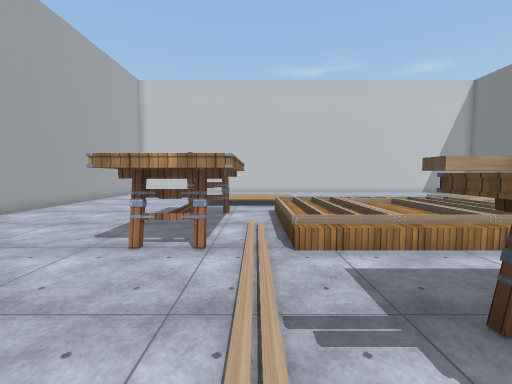
View 1 (above)

18 first-person views from a walk through a scene from a Unity 3-D project. The camera is 1.5 m above the floor, tilts 4° down and sees 90° across. The floor is counted in squares, 0.9 m on a side. Each view is taken from the middle of a square. On the plan, view 1 faces up. The plan holds only what a view shows up to about 14 squares ahead; the rest is blank. The player character is not drawn. Some surface patterns are stand-ins.

View 2
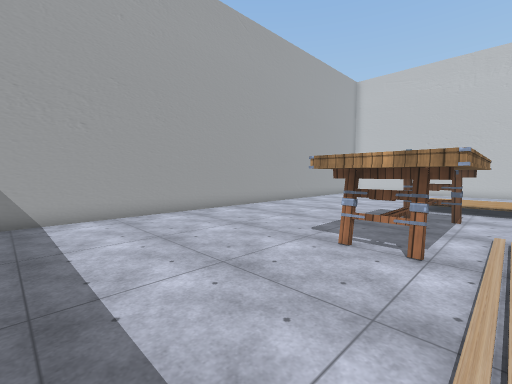

View 3
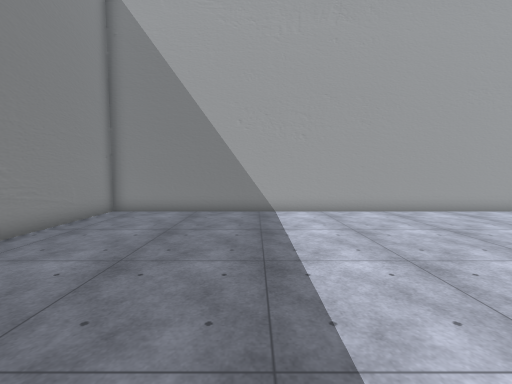

View 4
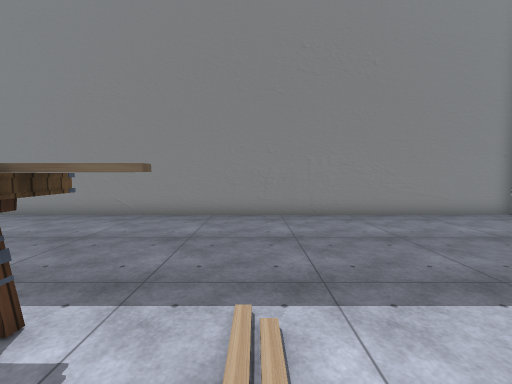

View 5
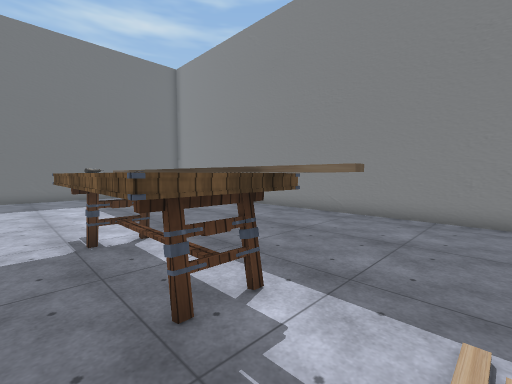

View 6
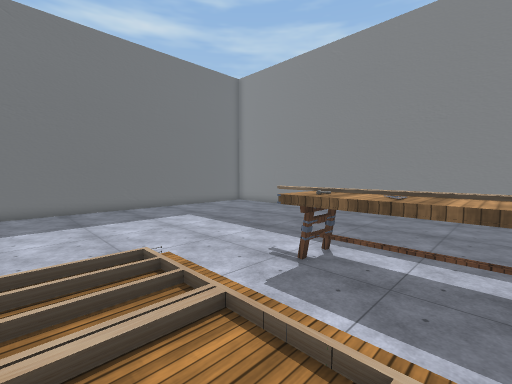

View 7
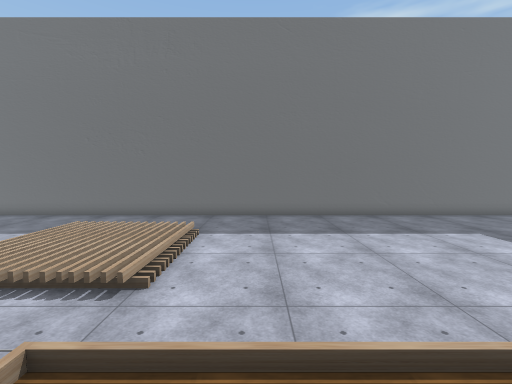

View 8
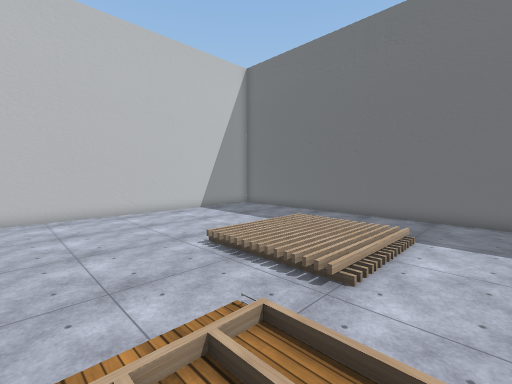

View 9
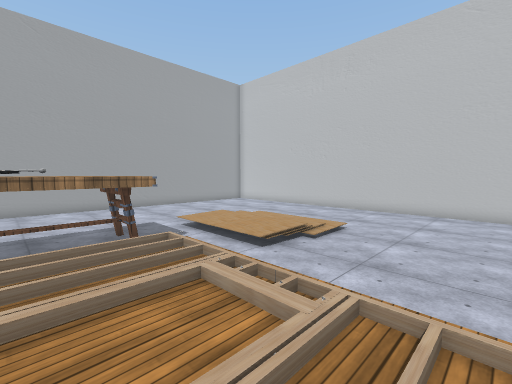

View 10
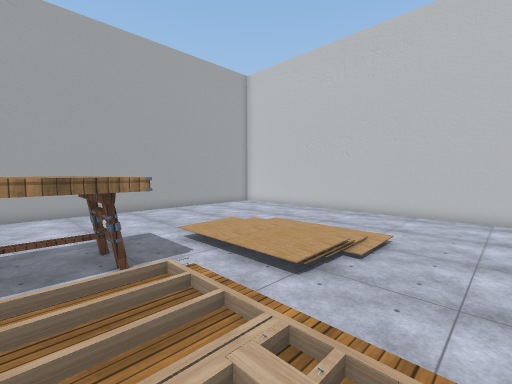

View 11
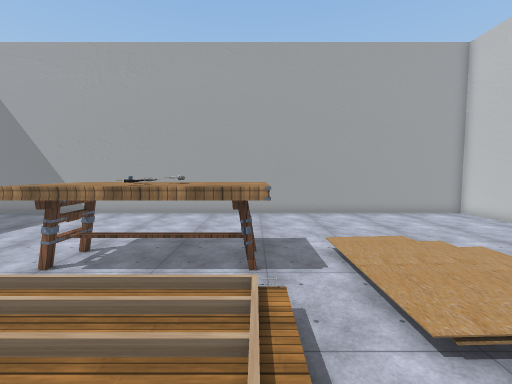

View 12
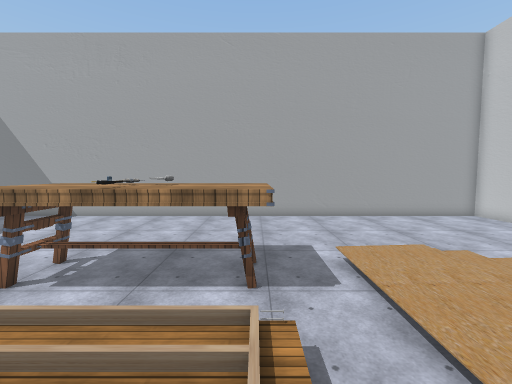

View 13
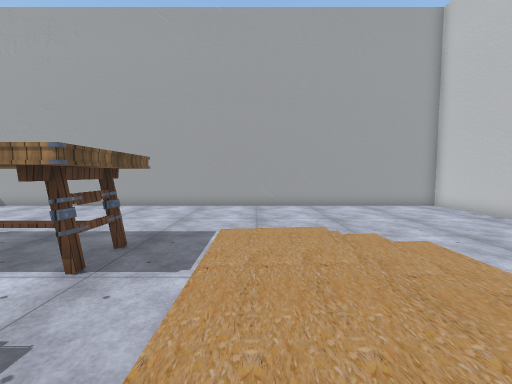

View 14
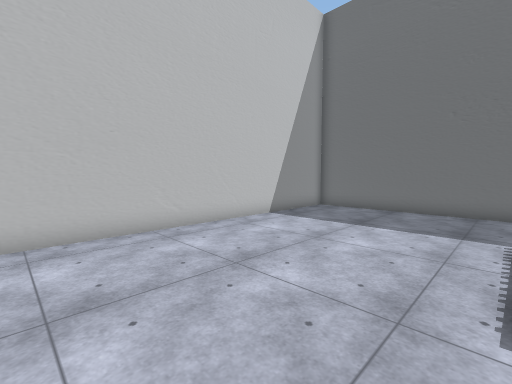

View 15
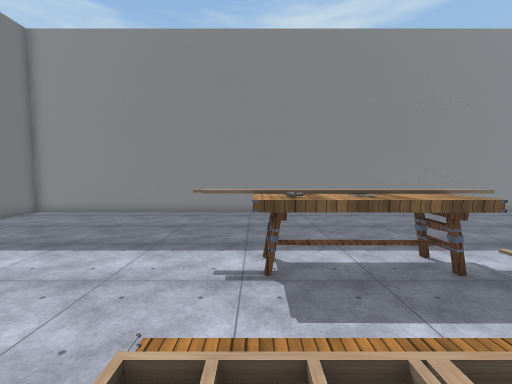

View 16
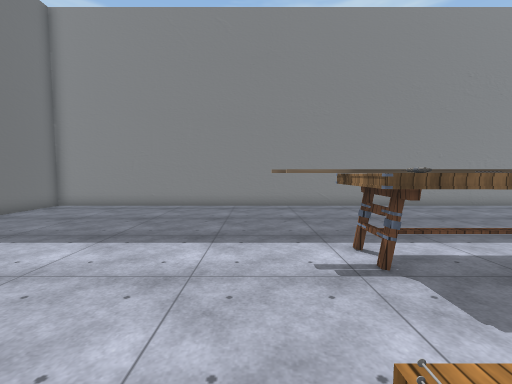

View 17
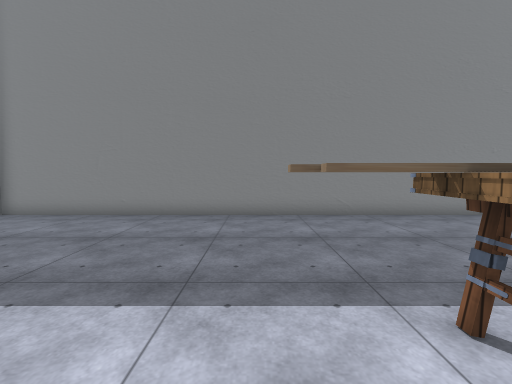

View 18
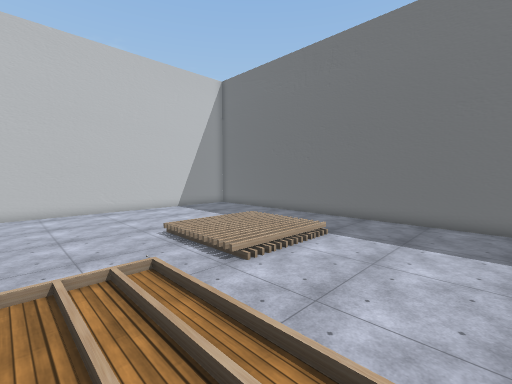

### Floor plan
Key: @ floor where view 1 was taken; # wall or solid block; . main floor; : floor 0.25 m higher than the main floor; + floor 0.5 m higher than the main floor; / step, stairs or slope; = window, fence, low wall or low ledge; T table; H thing the floor can be seen under or through; O other object.
Columns run from 11 left of view 1 to 20 right of it. Each row starts with its distance up from view 1.
 24 ######     #####################
 23 #.....     ....................#
 22 #......   .....................#
 21 #....... ......................#
 20 #..............................#
 19 #..............................#
 18 #..............................#
 17 #......./:::::.................#
 16 #......./::::/......../////....#
 15 #......./++++/......../      ..#
 14 #......./::::/........O      ..#
 13 #.......//////......../     ...#
 12 #...................../    ....#
 11 #.......TTT.O///////../////....#
 10 #.......TTT.=+////++...........#
  9 #.......TTT.=+/++/++...........#
  8 #.......TTT.=+/++/++...........#
  7 #.......TTT.=+/++/++...........#
  6 #.......TTT. //////O...........#
  5 #..............................#
  4 #..............................#
  3 #.............TTTTT............#
  2 #...........#.TTTTT............#
  1 #............HHHHHHH...........#
  0 #..........@...................#
 -1 #..............................#
 -2 #..............................#
 -3 #..............................#
 -4 #..............................#
 -5 #..............................#
 -6 #..............................#
 -7 ################################

Positions as (right, up) in squares from view 1, and headings:
1: (0, 0), facing up
2: (0, 0), facing up-left
3: (1, 0), facing left
4: (0, 4), facing down
5: (0, 4), facing down-right
6: (3, 8), facing down-right
7: (6, 9), facing right
8: (6, 9), facing up-right
9: (7, 8), facing up-left
10: (5, 9), facing up-left
11: (5, 11), facing left
12: (4, 11), facing left
13: (3, 14), facing left
14: (7, 16), facing up-right
15: (7, 8), facing down
16: (9, 7), facing down
17: (9, 4), facing down
18: (6, 6), facing up-right
